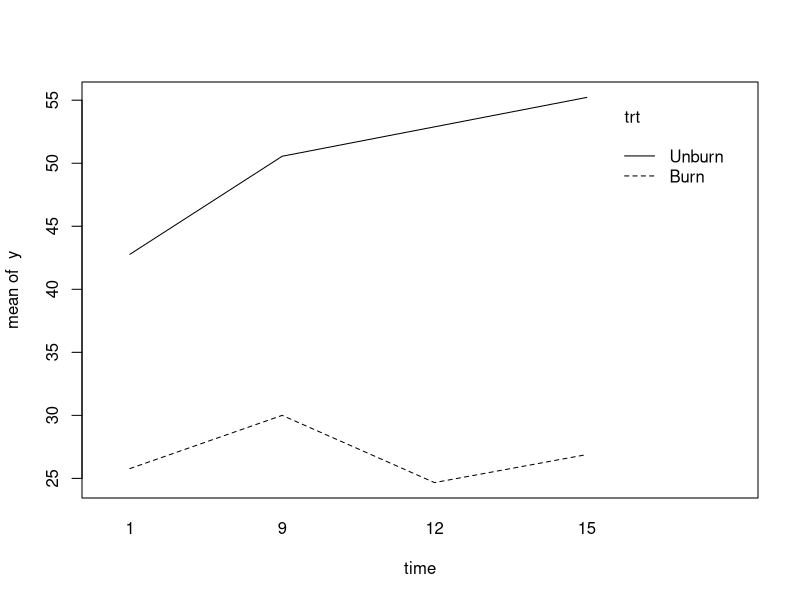

Generate this figure with R:
## ---- chunk 1
knitr::opts_chunk$set(echo = TRUE)
## ---- chunk 2
data <- read.table('pearls.txt', header=T, colClasses = c('numeric', 'factor','factor','factor'))
## ---- chunk 3
library(lme4)
fit <- lmer(value ~ no_coats + (1|batch), data=data)
summary(fit)
## ---- chunk 4
fit2 <- lm(value ~ no_coats + batch + no_coats:batch, data)
anova(fit2)
## ---- chunk 5
mu = tapply(data$value, data$no_coat, mean)
l1 = mu[2] - mu[1]
l2 = mu[3] - mu[1]
s = sqrt((0.309/(4*4))*(2))
t = qt(1- 0.1/(2*2),  3*4*3)
## ---- chunk 6
data = read.table('floral.dat',header=T,sep='\t') 
trt = as.factor(data$trt)
plot = as.factor(data$plot)
time = as.factor(data$time) 
y = data$resp 
## ---- chunk 7
interaction.plot(time, trt, y)
